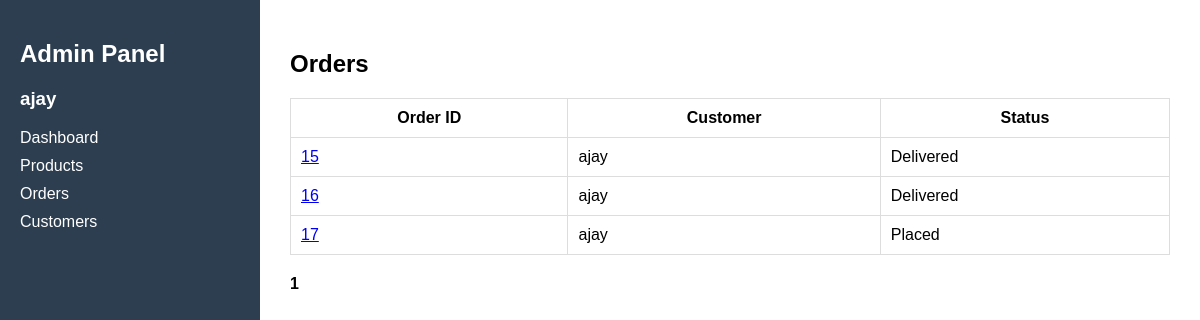
Screenshot of /admin-orders/ (signed in) with the database file from the repository.
### category/models.py (models this page shows, shortened)
class Order(models.Model):
    STATUS_CHOICES = (
        ('Placed', 'Placed'),
        ('Shipped', 'Shipped'),
        ('Delivered', 'Delivered'),
        ('Cancelled', 'Cancelled'),
    )
    PAYMENT_CHOICES = (
        ('COD', 'Cash On Delivery'),
        ('CARD', 'Card Payment'),
        ('UPI', 'UPI Payment'),
    )
    PAYMENT_STATUS = (
        ('Pending', 'Pending'),
        ('Paid', 'Paid'),
        ('Failed', 'Failed'),
    )
    user = models.ForeignKey(User, on_delete=models.CASCADE)
    total_amount = models.DecimalField(max_digits=10, decimal_places=2)
    discount_amount = models.DecimalField(max_digits=10, decimal_places=2, default=0)
    status = models.CharField(
        max_length=20,
        choices=STATUS_CHOICES,
        default='Placed'
    )
    payment_method = models.CharField(
        max_length=10,
        choices=PAYMENT_CHOICES,
        default='COD'
    )
    payment_status = models.CharField(
        max_length=10,
        choices=PAYMENT_STATUS,
        default='Pending'
    )
    created_at = models.DateTimeField(auto_now_add=True)
    estimated_delivery = models.DateTimeField(null=True, blank=True)
    delivered_at = models.DateTimeField(null=True, blank=True)
    stock_reduced = models.BooleanField(default=False)
    coins_used = models.IntegerField(default=0)
    coins_added = models.BooleanField(default=False)

### category/views.py (the view)
# urls.py: path("admin-orders/", views.admin_orders, name="admin_orders"),
def admin_orders(request):
    orders = Order.objects.order_by("id")
    paginator = Paginator(orders,15)
    page_number = request.GET.get("page")
    orders = paginator.get_page(page_number)
    return render(request,"admindashboard/orders.html",{
        "orders":orders,
    })

### category/templates/admindashboard/orders.html (shortened to what this page needs)
{% extends "admindashboard/base.html" %}
{% block content %}
<h2>Orders</h2>
<table>
<tr>
<th>Order ID</th>
<th>Customer</th>
<th>Status</th>
</tr>
{% for order in orders %}
<tr>
<td>
<a href="{% url 'admin_order_detail' order.id %}">
{{order.id}}
</a>
</td>
<td>{{order.user}}</td>
<td>{{order.status}}</td>
</tr>
{% endfor %}
</table>
<div style="margin-top:20px;">
{% for i in orders.paginator.page_range %}
{% if orders.number == i %} <strong>{{ i }}</strong>
{% else %} <a href="?page={{ i }}">{{ i }}</a>
{% endif %}
{% endfor %}
</div>
{% endblock %}

### category/templates/admindashboard/base.html (shortened to what this page needs)
<!DOCTYPE html>
<html>
<head>
</head>
<body>
<div class="sidebar">
<h2>Admin Panel</h2>
<h3>{{request.user.username}}</h3>
<a href="{% url 'admin_dashboard' %}">Dashboard</a>
<a href="{% url 'admin_products' %}">Products</a>
<a href="{% url 'admin_orders' %}">Orders</a>
<a href="{% url 'admin_customers' %}">Customers</a>
</div>
<div class="content">
{% block content %}
{% endblock %}
</div>
</body>
</html>

### category/templates/admindashboard/base.html (style rules this page uses)
body { margin:0; font-family:Arial; display:flex; }
.sidebar { width:220px; background:#2c3e50; color:white; height:100vh; padding:20px; }
.sidebar a { display:block; color:white; text-decoration:none; margin:10px 0; }
.content { flex:1; padding:30px; }
table { width:100%; border-collapse:collapse; }
th,td { border:1px solid #ddd; padding:10px; }

### rows the page displays
Order: id "15", user "ajay", status "Delivered"
Order: id "16", user "ajay", status "Delivered"
Order: id "17", user "ajay", status "Placed"

### other values shown
{{ request.user.username }} "ajay"
{{ i }} "1"
